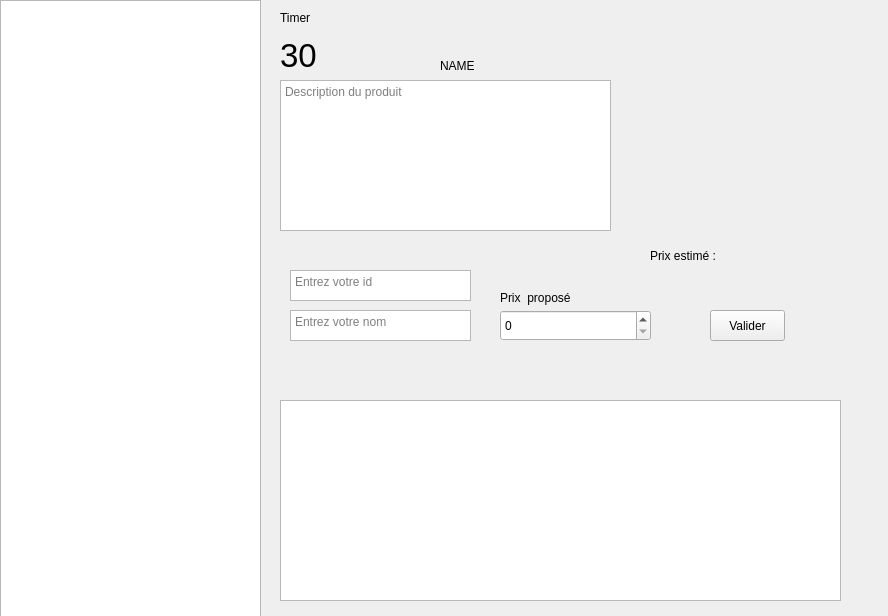
<?xml version="1.0" encoding="UTF-8"?>
<ui version="4.0">
 <class>Form</class>
 <widget class="QWidget" name="Form">
  <property name="geometry">
   <rect>
    <x>0</x>
    <y>0</y>
    <width>888</width>
    <height>616</height>
   </rect>
  </property>
  <property name="windowTitle">
   <string>Form</string>
  </property>
  <widget class="QLabel" name="product_image">
   <property name="geometry">
    <rect>
     <x>630</x>
     <y>30</y>
     <width>241</width>
     <height>211</height>
    </rect>
   </property>
   <property name="text">
    <string/>
   </property>
   <property name="pixmap">
    <pixmap>6.jpg</pixmap>
   </property>
  </widget>
  <widget class="QTextEdit" name="product_desc">
   <property name="geometry">
    <rect>
     <x>280</x>
     <y>80</y>
     <width>331</width>
     <height>151</height>
    </rect>
   </property>
   <property name="readOnly">
    <bool>true</bool>
   </property>
   <property name="placeholderText">
    <string>Description du produit</string>
   </property>
  </widget>
  <widget class="QLabel" name="product_name">
   <property name="geometry">
    <rect>
     <x>440</x>
     <y>50</y>
     <width>171</width>
     <height>31</height>
    </rect>
   </property>
   <property name="toolTip">
    <string>&lt;html&gt;&lt;head/&gt;&lt;body&gt;&lt;p align=&quot;right&quot;&gt;&lt;span style=&quot; font-size:14pt; font-weight:700;&quot;&gt;Name&lt;/span&gt;&lt;/p&gt;&lt;/body&gt;&lt;/html&gt;</string>
   </property>
   <property name="text">
    <string>NAME</string>
   </property>
  </widget>
  <widget class="QTextEdit" name="bidder_id">
   <property name="geometry">
    <rect>
     <x>290</x>
     <y>270</y>
     <width>181</width>
     <height>31</height>
    </rect>
   </property>
   <property name="placeholderText">
    <string>Entrez votre id</string>
   </property>
  </widget>
  <widget class="QTextEdit" name="bidder_name">
   <property name="geometry">
    <rect>
     <x>290</x>
     <y>310</y>
     <width>181</width>
     <height>31</height>
    </rect>
   </property>
   <property name="placeholderText">
    <string>Entrez votre nom</string>
   </property>
  </widget>
  <widget class="QSpinBox" name="bidder_price">
   <property name="geometry">
    <rect>
     <x>500</x>
     <y>310</y>
     <width>151</width>
     <height>31</height>
    </rect>
   </property>
  </widget>
  <widget class="QLabel" name="prix">
   <property name="geometry">
    <rect>
     <x>500</x>
     <y>290</y>
     <width>81</width>
     <height>16</height>
    </rect>
   </property>
   <property name="text">
    <string>Prix  proposé</string>
   </property>
  </widget>
  <widget class="QPushButton" name="bid_validation">
   <property name="geometry">
    <rect>
     <x>710</x>
     <y>310</y>
     <width>75</width>
     <height>31</height>
    </rect>
   </property>
   <property name="text">
    <string>Valider</string>
   </property>
  </widget>
  <widget class="QListView" name="product_list">
   <property name="geometry">
    <rect>
     <x>0</x>
     <y>0</y>
     <width>261</width>
     <height>621</height>
    </rect>
   </property>
  </widget>
  <widget class="QLabel" name="prix_estime">
   <property name="geometry">
    <rect>
     <x>650</x>
     <y>240</y>
     <width>201</width>
     <height>31</height>
    </rect>
   </property>
   <property name="text">
    <string>Prix estimé : </string>
   </property>
  </widget>
  <widget class="QLabel" name="timer_label">
   <property name="geometry">
    <rect>
     <x>280</x>
     <y>40</y>
     <width>51</width>
     <height>31</height>
    </rect>
   </property>
   <property name="font">
    <font>
     <pointsize>25</pointsize>
    </font>
   </property>
   <property name="text">
    <string>30</string>
   </property>
  </widget>
  <widget class="QLabel" name="label_2">
   <property name="geometry">
    <rect>
     <x>280</x>
     <y>10</y>
     <width>47</width>
     <height>16</height>
    </rect>
   </property>
   <property name="text">
    <string>Timer</string>
   </property>
  </widget>
  <widget class="QListView" name="bidders_list">
   <property name="geometry">
    <rect>
     <x>280</x>
     <y>400</y>
     <width>561</width>
     <height>201</height>
    </rect>
   </property>
  </widget>
 </widget>
 <resources/>
 <connections/>
</ui>
